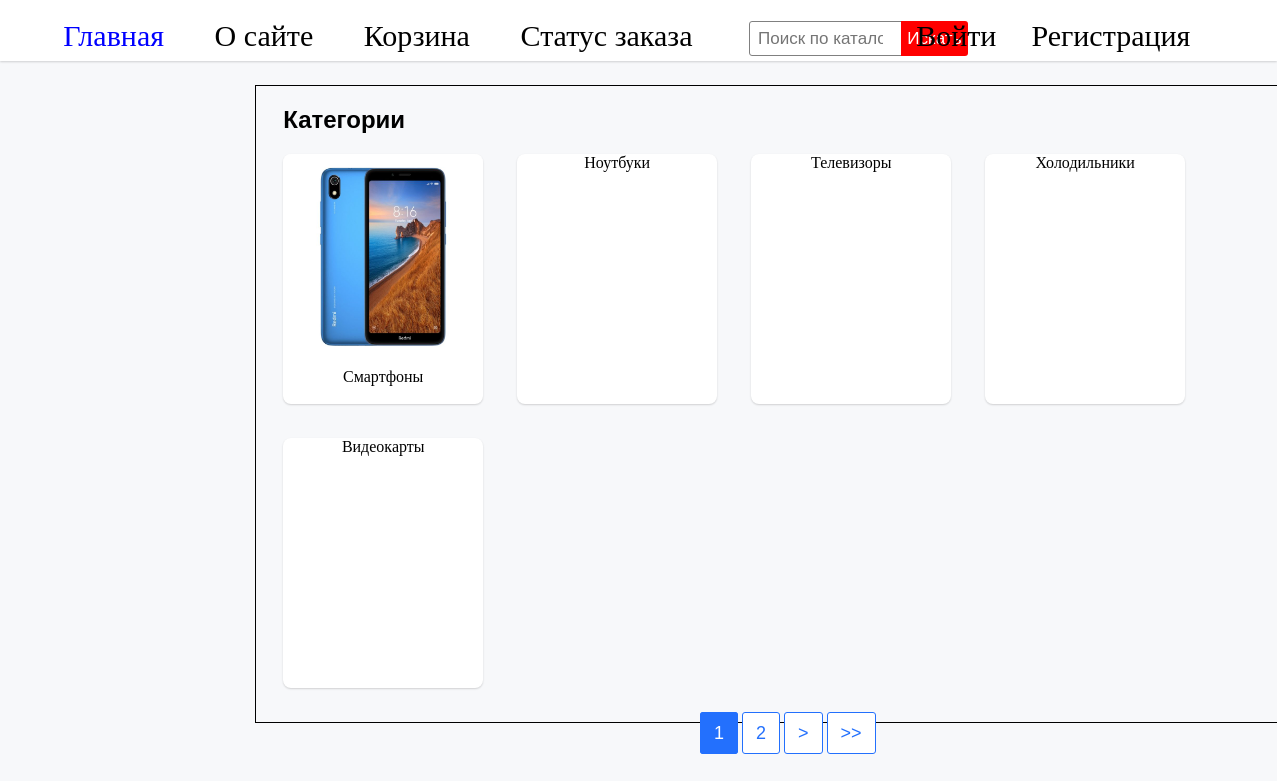
The page / on the database its author committed.
### components/models.py (models this page shows, shortened)
class Category(models.Model):
    c_name = models.CharField(max_length = 100,verbose_name='Категории')
    image = models.ImageField(upload_to=category_image_path,null=True,blank=True)
    slug = models.SlugField(max_length=255, unique=True, db_index=True, verbose_name="URL",null=True)
    def get_absolute_url(self):
        return reverse('components',kwargs={'category_slug':self.slug})
    class Meta:
        verbose_name = 'Категория'
        verbose_name_plural = 'Категории'

### components/views.py (the view)
# urls.py: 2. Add a URL to urlpatterns:  path('', views.home, name='home')
def home(request):
    categories = Category.objects.all()
    posts = Components.objects.all()
    paginator = Paginator(categories,5)
    page_number = request.GET.get('page')
    page_obj = paginator.get_page(page_number)
    if not request.session.get('cart'):
        request.session['cart'] = {}
    request.session['cart'] = request.session['cart']
    keys = list(map(int,request.session.get('cart').keys()))
    return render(request,'components/index.html',{'menu':menu,'categories': categories,'keys': keys,'posts':posts,'page_obj':page_obj,'menu_selected': 0})

### components/templates/components/index.html (shortened to what this page needs)
{% extends 'components/base.html' %}
{% block content %}
{% load static %}
{% block list %}
<div class="content c-content">
    <h2 style="font-family: Arial;">Категории</h2>
    {% for i in page_obj %}
        <a class="category block" href="{{ i.get_absolute_url }}">
            <div class="category-div1">
                {% if i.image %}
                    <img class="category-img" src="{{ i.image.url }}" alt="">
                {% endif %}
            </div>
            <div class="category-div2">{{ i.c_name }}</div>
        </a>
    {% endfor %}
</div>
<nav class="pagination-box">
    {% for i in page_obj.paginator.page_range %}
        {% if page_obj.number == i %}
            <a class="page page-selected" href="?page={{ i }}">{{ i }}</a>
        {% elif i >= page_obj.number|add:-1 and i <= page_obj.number|add:+1 %}
            <a class="page" href="?page={{ i }}">{{ i }}</a>
        {% endif %}
    {% endfor %}
    {% if page_obj.has_next %}
        <a class="page" href="?page={{ page_obj.next_page_number }}">></a>
        <a class="page" href="?page={{ page_obj.paginator.page_range|last }}">>></a>
    {% endif %}
</nav>
{% endblock %}
{% endblock %}

### components/templates/components/base.html (shortened to what this page needs)
{% load static %}
<!DOCTYPE html>
<html>
<head>
    <link rel="stylesheet" type="text/css" href="{% static 'components/styles.css' %}">
</head>
<body>
{% block mainmenu %}
<header>
    <ul class="ul-menu">
        {% for i in menu %}
            {% if i.selected_index == menu_selected %}
                <li class="li-menu"><a class="a-menu a-menu-selected" href="{% url i.url_n %}">{{i.title}}</a></li>
            {% else %}
                <li class="li-menu"><a class="a-menu" href="{% url i.url_n %}">{{i.title}}</a></li>
            {% endif %}
        {% endfor %}
        <li class="li-menu"><form class="form-search" action="{% url 'search' %}" method="get">
            <input class="search-input" name="s" placeholder="Поиск по каталогу" type="search">
            <button class="btn-search" type="submit">Искать</button>
        </form></li>
        {% if request.user.is_authenticated %}
            {% if menu_selected == 5 and request.user.username == user %}
                <li class="last"><a class="a-menu" href="{% url 'user' request.user %}">{{request.user}}</a>&nbsp; <a class="a-menu" href="{% url 'logout' %}">Выйти</a></li>
            {% else %}
        <li class="last"><a class="a-menu" href="{% url 'user' request.user %}">{{request.user}}</a>&nbsp; <a class="a-menu" href="{% url 'logout' %}">Выйти</a></li>
            {% endif %}
        {% else %}
        {% if menu_selected == 3 %}
            <li class="last"><a class="a-menu" href="{% url 'login' %}">Войти</a>&nbsp; <a class="a-menu" href="{% url 'register' %}">Регистрация</a> </li>
        {% elif menu_selected == 4 %}
            <li class="last"><a class="a-menu" href="{% url 'login' %}">Войти</a>&nbsp; <a class="a-menu" href="{% url 'register' %}">Регистрация</a> </li>
        {% else %}
            <li class="last"> <a class="a-menu" href="{% url 'login' %}">Войти</a>&nbsp; <a class="a-menu" href="{% url 'register' %}">Регистрация</a> </li>
        {% endif%}
        {% endif %}
    </ul>
</header>
{% endblock %}
    {% block content %}{% endblock content %}
</body>
</html>

### components/static/components/styles.css (style rules this page uses)
body { background: rgb(247, 248, 250); display: block; margin: 0px; }
a { text-decoration: none; color: black; }
li { list-style: none; }
button { border-style: none; border-radius: 3px; color: white; cursor: pointer; text-align: center; }
.block { background: white; box-shadow: 0 1px 2px 0 rgba(0,0,0,.16); border-radius: 8px; }
header { min-width: 1080px; box-shadow: 0 1px 2px 0 rgba(0,0,0,.16); background: white; z-index: 2; position: sticky; top: 0%; padding-top: 0.4vh; height: 7.2vh; }
.ul-menu { max-width: 84%; min-width: 1080px; list-style: none; }
.li-menu { margin: 0 1.041vw; display: inline; }
.a-menu { border-radius: 10px; padding: 10px; font-size: 30px; text-decoration: none; color: black; }
.a-menu-selected { color: blue; }
.last { display: inline; color: white; font-size: 30px; position: absolute; right: 6vw; }
.form-search { top: 15px; position: absolute; display: inline-block; padding-right: 5px; }
.search-input { border: 1px solid gray; border-radius: 3px 0 0 3px; display: inline-block; margin-right: -5px; margin-left: 20px; margin-top: 0.8vh; width: 12vw; height: 35px; font-size: 17px; }
.form-search input[type=search] { padding-left: 8px; }
.btn-search { appearance: none; border-right: none; border-top: none; border-bottom: none; border-left: none; border-radius: 0 3px 3px 0; margin-left: 0px; font-size: 17px; cursor: pointer; height: 35px; background:red; color: white; }
.category { text-align: center; display: inline-block; overflow: hidden; margin-bottom: 30px; margin-right: 30px; height: 250px; width: 200px; }
.category-img { display: inline-block; height: 210px; width: 200px; }
.content { border: 1px solid black; padding-left: 2.1vw; margin-left: 20vw; margin-top: 3vh; }
.c-content { width: 1000px; }
.pagination-box { margin-left: 700px; }
.page { font-family: Arial; font-size: 18px; padding: 10px 13px; color: rgb(35, 112, 253); background: white; border: 1px solid rgb(35, 112, 253); border-radius: 3px; }
.page-selected { color: white; background: rgb(35, 112, 253); }

### rows shown on the page
Category: image (picture), c_name "Смартфоны"
Category: c_name "Ноутбуки"
Category: c_name "Телевизоры"
Category: c_name "Холодильники"
Category: c_name "Видеокарты"

### other values the page prints
{{ i.title }} "Главная"
{{ i.title }} "О сайте" "Корзина" "Статус заказа"
{{ i }} "1"
{{ i }} "2"
